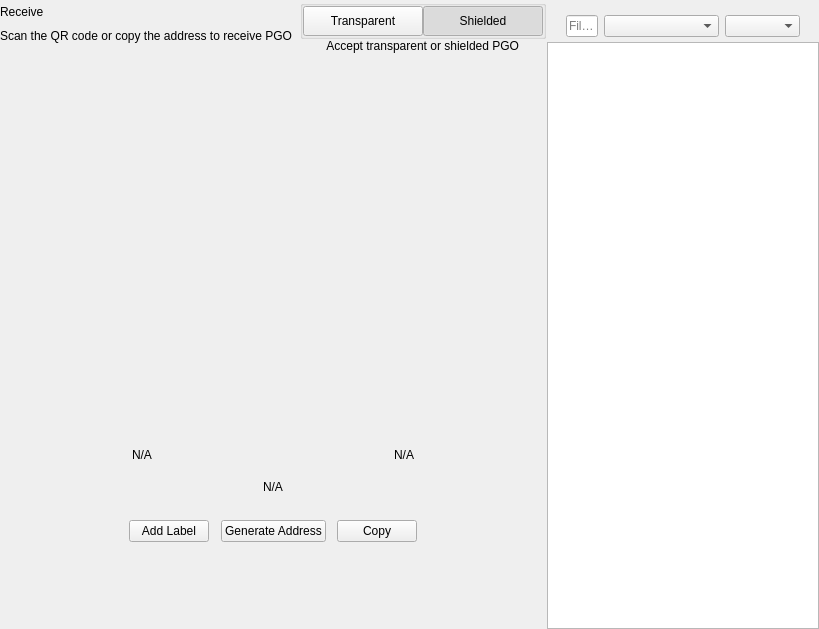
<?xml version="1.0" encoding="UTF-8"?>
<ui version="4.0">
 <class>ReceiveWidget</class>
 <widget class="QWidget" name="ReceiveWidget">
  <property name="geometry">
   <rect>
    <x>0</x>
    <y>0</y>
    <width>819</width>
    <height>629</height>
   </rect>
  </property>
  <property name="minimumSize">
   <size>
    <width>0</width>
    <height>0</height>
   </size>
  </property>
  <property name="windowTitle">
   <string>Form</string>
  </property>
  <layout class="QHBoxLayout" name="horizontalLayout_2" stretch="2,1">
   <property name="spacing">
    <number>0</number>
   </property>
   <property name="leftMargin">
    <number>0</number>
   </property>
   <property name="topMargin">
    <number>0</number>
   </property>
   <property name="rightMargin">
    <number>0</number>
   </property>
   <property name="bottomMargin">
    <number>0</number>
   </property>
   <item>
    <widget class="QWidget" name="left" native="true">
     <layout class="QVBoxLayout" name="verticalLayout_3">
      <property name="leftMargin">
       <number>0</number>
      </property>
      <property name="topMargin">
       <number>0</number>
      </property>
      <property name="rightMargin">
       <number>0</number>
      </property>
      <property name="bottomMargin">
       <number>0</number>
      </property>
      <item>
       <layout class="QVBoxLayout" name="verticalLayout_2">
        <property name="spacing">
         <number>0</number>
        </property>
        <property name="leftMargin">
         <number>0</number>
        </property>
        <item>
         <layout class="QHBoxLayout" name="horizontalLayout_3">
          <property name="spacing">
           <number>0</number>
          </property>
          <item>
           <layout class="QVBoxLayout" name="verticalLayout_4">
            <property name="spacing">
             <number>5</number>
            </property>
            <item>
             <widget class="QLabel" name="labelTitle">
              <property name="text">
               <string>Receive</string>
              </property>
             </widget>
            </item>
            <item alignment="Qt::AlignTop">
             <widget class="QLabel" name="labelSubtitle1">
              <property name="text">
               <string>Scan the QR code or copy the address to receive PGO</string>
              </property>
             </widget>
            </item>
           </layout>
          </item>
          <item>
           <spacer name="horizontalSpacer">
            <property name="orientation">
             <enum>Qt::Horizontal</enum>
            </property>
            <property name="sizeHint" stdset="0">
             <size>
              <width>40</width>
              <height>20</height>
             </size>
            </property>
           </spacer>
          </item>
          <item>
           <widget class="QWidget" name="containerViewPrivacyChecks" native="true">
            <layout class="QVBoxLayout" name="containerPrivacyChecks">
             <property name="spacing">
              <number>0</number>
             </property>
             <property name="leftMargin">
              <number>0</number>
             </property>
             <property name="topMargin">
              <number>0</number>
             </property>
             <property name="rightMargin">
              <number>0</number>
             </property>
             <property name="bottomMargin">
              <number>0</number>
             </property>
             <item alignment="Qt::AlignHCenter|Qt::AlignVCenter">
              <widget class="QGroupBox" name="groupBox">
               <property name="title">
                <string/>
               </property>
               <layout class="QHBoxLayout" name="horizontalLayout_2_1">
                <property name="spacing">
                 <number>0</number>
                </property>
                <property name="leftMargin">
                 <number>0</number>
                </property>
                <property name="topMargin">
                 <number>0</number>
                </property>
                <property name="rightMargin">
                 <number>0</number>
                </property>
                <property name="bottomMargin">
                 <number>0</number>
                </property>
                <item>
                 <widget class="QPushButton" name="pushLeft">
                  <property name="minimumSize">
                   <size>
                    <width>120</width>
                    <height>30</height>
                   </size>
                  </property>
                  <property name="maximumSize">
                   <size>
                    <width>120</width>
                    <height>30</height>
                   </size>
                  </property>
                  <property name="focusPolicy">
                   <enum>Qt::NoFocus</enum>
                  </property>
                  <property name="text">
                   <string>Transparent</string>
                  </property>
                  <property name="checkable">
                   <bool>true</bool>
                  </property>
                  <property name="autoExclusive">
                   <bool>true</bool>
                  </property>
                 </widget>
                </item>
                <item>
                 <widget class="QPushButton" name="pushRight">
                  <property name="minimumSize">
                   <size>
                    <width>120</width>
                    <height>30</height>
                   </size>
                  </property>
                  <property name="maximumSize">
                   <size>
                    <width>120</width>
                    <height>30</height>
                   </size>
                  </property>
                  <property name="focusPolicy">
                   <enum>Qt::NoFocus</enum>
                  </property>
                  <property name="text">
                   <string>Shielded</string>
                  </property>
                  <property name="checkable">
                   <bool>true</bool>
                  </property>
                  <property name="checked">
                   <bool>true</bool>
                  </property>
                  <property name="autoExclusive">
                   <bool>true</bool>
                  </property>
                 </widget>
                </item>
               </layout>
              </widget>
             </item>
             <item alignment="Qt::AlignHCenter|Qt::AlignTop">
              <widget class="QLabel" name="labelSubtitle2">
               <property name="text">
                <string>Accept transparent or shielded PGO</string>
               </property>
               <property name="alignment">
                <set>Qt::AlignRight|Qt::AlignTrailing|Qt::AlignVCenter</set>
               </property>
              </widget>
             </item>
            </layout>
           </widget>
          </item>
         </layout>
        </item>
        <item>
         <spacer name="verticalSpacer_2">
          <property name="orientation">
           <enum>Qt::Vertical</enum>
          </property>
          <property name="sizeType">
           <enum>QSizePolicy::Expanding</enum>
          </property>
          <property name="sizeHint" stdset="0">
           <size>
            <width>20</width>
            <height>50</height>
           </size>
          </property>
         </spacer>
        </item>
        <item alignment="Qt::AlignHCenter">
         <widget class="QWidget" name="layoutQR" native="true">
          <property name="maximumSize">
           <size>
            <width>510</width>
            <height>16777215</height>
           </size>
          </property>
          <layout class="QVBoxLayout" name="verticalLayoutQr">
           <item>
            <spacer name="verticalSpacer11">
             <property name="orientation">
              <enum>Qt::Vertical</enum>
             </property>
             <property name="sizeType">
              <enum>QSizePolicy::Fixed</enum>
             </property>
             <property name="sizeHint" stdset="0">
              <size>
               <width>20</width>
               <height>20</height>
              </size>
             </property>
            </spacer>
           </item>
           <item alignment="Qt::AlignHCenter">
            <widget class="QLabel" name="labelQrImg">
             <property name="minimumSize">
              <size>
               <width>260</width>
               <height>260</height>
              </size>
             </property>
             <property name="maximumSize">
              <size>
               <width>260</width>
               <height>260</height>
              </size>
             </property>
             <property name="text">
              <string/>
             </property>
             <property name="alignment">
              <set>Qt::AlignCenter</set>
             </property>
            </widget>
           </item>
           <item>
            <spacer name="verticalSpacer_21">
             <property name="orientation">
              <enum>Qt::Vertical</enum>
             </property>
             <property name="sizeType">
              <enum>QSizePolicy::Fixed</enum>
             </property>
             <property name="sizeHint" stdset="0">
              <size>
               <width>20</width>
               <height>30</height>
              </size>
             </property>
            </spacer>
           </item>
           <item>
            <widget class="QWidget" name="widget" native="true">
             <property name="minimumSize">
              <size>
               <width>0</width>
               <height>0</height>
              </size>
             </property>
             <layout class="QHBoxLayout" name="horizontalLayout_5">
              <item>
               <widget class="QLabel" name="labelLabel">
                <property name="text">
                 <string notr="true">N/A</string>
                </property>
               </widget>
              </item>
              <item>
               <spacer name="horizontalSpacer_2">
                <property name="orientation">
                 <enum>Qt::Horizontal</enum>
                </property>
                <property name="sizeHint" stdset="0">
                 <size>
                  <width>141</width>
                  <height>20</height>
                 </size>
                </property>
               </spacer>
              </item>
              <item>
               <widget class="QLabel" name="labelDate">
                <property name="text">
                 <string notr="true">N/A</string>
                </property>
                <property name="alignment">
                 <set>Qt::AlignRight|Qt::AlignTrailing|Qt::AlignVCenter</set>
                </property>
               </widget>
              </item>
             </layout>
            </widget>
           </item>
           <item>
            <widget class="QLabel" name="labelAddress">
             <property name="sizePolicy">
              <sizepolicy hsizetype="Expanding" vsizetype="Preferred">
               <horstretch>0</horstretch>
               <verstretch>0</verstretch>
              </sizepolicy>
             </property>
             <property name="minimumSize">
              <size>
               <width>300</width>
               <height>0</height>
              </size>
             </property>
             <property name="text">
              <string notr="true">N/A</string>
             </property>
             <property name="alignment">
              <set>Qt::AlignCenter</set>
             </property>
            </widget>
           </item>
           <item>
            <spacer name="verticalSpacer_4">
             <property name="orientation">
              <enum>Qt::Vertical</enum>
             </property>
             <property name="sizeType">
              <enum>QSizePolicy::Fixed</enum>
             </property>
             <property name="sizeHint" stdset="0">
              <size>
               <width>20</width>
               <height>20</height>
              </size>
             </property>
            </spacer>
           </item>
           <item>
            <layout class="QHBoxLayout" name="horizontalLayout_4">
             <item alignment="Qt::AlignHCenter">
              <widget class="QPushButton" name="pushButtonLabel">
               <property name="focusPolicy">
                <enum>Qt::NoFocus</enum>
               </property>
               <property name="text">
                <string>Add Label</string>
               </property>
              </widget>
             </item>
             <item alignment="Qt::AlignHCenter">
              <widget class="QPushButton" name="pushButtonNewAddress">
               <property name="focusPolicy">
                <enum>Qt::NoFocus</enum>
               </property>
               <property name="text">
                <string>Generate Address</string>
               </property>
              </widget>
             </item>
             <item alignment="Qt::AlignHCenter">
              <widget class="QPushButton" name="pushButtonCopy">
               <property name="focusPolicy">
                <enum>Qt::NoFocus</enum>
               </property>
               <property name="text">
                <string>Copy</string>
               </property>
              </widget>
             </item>
            </layout>
           </item>
           <item>
            <spacer name="verticalSpacer_3">
             <property name="orientation">
              <enum>Qt::Vertical</enum>
             </property>
             <property name="sizeType">
              <enum>QSizePolicy::Expanding</enum>
             </property>
             <property name="sizeHint" stdset="0">
              <size>
               <width>20</width>
               <height>20</height>
              </size>
             </property>
            </spacer>
           </item>
          </layout>
         </widget>
        </item>
        <item>
         <spacer name="verticalSpacer">
          <property name="orientation">
           <enum>Qt::Vertical</enum>
          </property>
          <property name="sizeHint" stdset="0">
           <size>
            <width>20</width>
            <height>40</height>
           </size>
          </property>
         </spacer>
        </item>
       </layout>
      </item>
     </layout>
    </widget>
   </item>
   <item>
    <widget class="QWidget" name="right" native="true">
     <layout class="QVBoxLayout" name="verticalLayout_5">
      <property name="spacing">
       <number>0</number>
      </property>
      <property name="leftMargin">
       <number>1</number>
      </property>
      <property name="topMargin">
       <number>0</number>
      </property>
      <property name="rightMargin">
       <number>0</number>
      </property>
      <property name="bottomMargin">
       <number>0</number>
      </property>
      <item>
       <layout class="QVBoxLayout" name="container_right">
        <property name="spacing">
         <number>0</number>
        </property>
        <property name="leftMargin">
         <number>0</number>
        </property>
        <property name="rightMargin">
         <number>0</number>
        </property>
        <item>
         <layout class="QVBoxLayout" name="verticalLayout">
          <property name="spacing">
           <number>6</number>
          </property>
          <property name="leftMargin">
           <number>19</number>
          </property>
          <property name="rightMargin">
           <number>19</number>
          </property>
          <item>
           <widget class="OptionButton" name="btnRequest" native="true"/>
          </item>
          <item>
           <widget class="OptionButton" name="btnMyAddresses" native="true">
            <property name="sizePolicy">
             <sizepolicy hsizetype="Preferred" vsizetype="Minimum">
              <horstretch>0</horstretch>
              <verstretch>0</verstretch>
             </sizepolicy>
            </property>
           </widget>
          </item>
         </layout>
        </item>
        <item>
         <widget class="QWidget" name="sortWidget" native="true">
          <layout class="QHBoxLayout" name="horizontalLayout_6">
           <property name="leftMargin">
            <number>19</number>
           </property>
           <property name="rightMargin">
            <number>19</number>
           </property>
           <property name="bottomMargin">
            <number>5</number>
           </property>
           <item>
            <widget class="QLineEdit" name="lineEditFilter">
             <property name="sizePolicy">
              <sizepolicy hsizetype="Expanding" vsizetype="Fixed">
               <horstretch>0</horstretch>
               <verstretch>0</verstretch>
              </sizepolicy>
             </property>
             <property name="minimumSize">
              <size>
               <width>0</width>
               <height>0</height>
              </size>
             </property>
             <property name="contextMenuPolicy">
              <enum>Qt::DefaultContextMenu</enum>
             </property>
             <property name="acceptDrops">
              <bool>false</bool>
             </property>
             <property name="maxLength">
              <number>40</number>
             </property>
             <property name="placeholderText">
              <string>Filter</string>
             </property>
            </widget>
           </item>
           <item>
            <spacer name="horizontalSpacer_3">
             <property name="orientation">
              <enum>Qt::Horizontal</enum>
             </property>
             <property name="sizeType">
              <enum>QSizePolicy::Preferred</enum>
             </property>
             <property name="sizeHint" stdset="0">
              <size>
               <width>20</width>
               <height>20</height>
              </size>
             </property>
            </spacer>
           </item>
           <item>
            <widget class="QComboBox" name="comboBoxSort">
             <property name="sizePolicy">
              <sizepolicy hsizetype="Preferred" vsizetype="Fixed">
               <horstretch>0</horstretch>
               <verstretch>0</verstretch>
              </sizepolicy>
             </property>
             <property name="minimumSize">
              <size>
               <width>115</width>
               <height>0</height>
              </size>
             </property>
            </widget>
           </item>
           <item>
            <widget class="QComboBox" name="comboBoxSortOrder">
             <property name="sizePolicy">
              <sizepolicy hsizetype="Preferred" vsizetype="Fixed">
               <horstretch>0</horstretch>
               <verstretch>0</verstretch>
              </sizepolicy>
             </property>
             <property name="minimumSize">
              <size>
               <width>75</width>
               <height>0</height>
              </size>
             </property>
            </widget>
           </item>
          </layout>
          <zorder>comboBoxSort</zorder>
          <zorder>comboBoxSortOrder</zorder>
          <zorder>lineEditFilter</zorder>
         </widget>
        </item>
        <item>
         <widget class="QListView" name="listViewAddress"/>
        </item>
       </layout>
      </item>
     </layout>
    </widget>
   </item>
  </layout>
 </widget>
 <customwidgets>
  <customwidget>
   <class>OptionButton</class>
   <extends>QWidget</extends>
   <header>qt/pengolincoin/optionbutton.h</header>
   <container>1</container>
  </customwidget>
 </customwidgets>
 <resources/>
 <connections/>
</ui>
